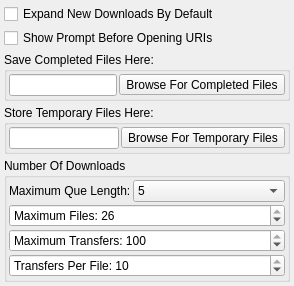
     <widget class="QWidget" name="pageDownloads">
      <layout class="QGridLayout" name="gridLayout_31">
       <property name="margin">
        <number>4</number>
       </property>
       <property name="spacing">
        <number>4</number>
       </property>
       <item row="0" column="1">
        <widget class="QCheckBox" name="checkBoxExpandDownloads">
         <property name="text">
          <string>Expand New Downloads By Default</string>
         </property>
         <property name="checked">
          <bool>false</bool>
         </property>
        </widget>
       </item>
       <item row="2" column="1">
        <widget class="QGroupBox" name="groupBoxSaveFolder">
         <property name="maximumSize">
          <size>
           <width>16777215</width>
           <height>16777215</height>
          </size>
         </property>
         <property name="title">
          <string>Save Completed Files Here:</string>
         </property>
         <layout class="QGridLayout" name="gridLayout_55">
          <property name="margin">
           <number>2</number>
          </property>
          <property name="spacing">
           <number>2</number>
          </property>
          <item row="0" column="0">
           <widget class="QLineEdit" name="lineEditSaveFolder">
            <property name="readOnly">
             <bool>true</bool>
            </property>
           </widget>
          </item>
          <item row="0" column="1">
           <widget class="QToolButton" name="toolButtonSaveBrowse">
            <property name="text">
             <string>Browse For Completed Files</string>
            </property>
            <property name="icon">
             <iconset resource="Resource.qrc">
              <normaloff>:/Resource/Library/BrowseFolder.png</normaloff>:/Resource/Library/BrowseFolder.png</iconset>
            </property>
            <property name="iconSize">
             <size>
              <width>24</width>
              <height>24</height>
             </size>
            </property>
           </widget>
          </item>
         </layout>
        </widget>
       </item>
       <item row="3" column="1">
        <widget class="QGroupBox" name="groupBoxTempFolder">
         <property name="maximumSize">
          <size>
           <width>16777215</width>
           <height>16777215</height>
          </size>
         </property>
         <property name="title">
          <string>Store Temporary Files Here:</string>
         </property>
         <layout class="QGridLayout" name="gridLayout_56">
          <property name="margin">
           <number>2</number>
          </property>
          <property name="spacing">
           <number>2</number>
          </property>
          <item row="0" column="0">
           <widget class="QLineEdit" name="lineEditTempFolder">
            <property name="readOnly">
             <bool>true</bool>
            </property>
           </widget>
          </item>
          <item row="0" column="1">
           <widget class="QToolButton" name="toolButtonTempBrowse">
            <property name="text">
             <string>Browse For Temporary Files</string>
            </property>
            <property name="icon">
             <iconset resource="Resource.qrc">
              <normaloff>:/Resource/Library/BrowseFolder.png</normaloff>:/Resource/Library/BrowseFolder.png</iconset>
            </property>
            <property name="iconSize">
             <size>
              <width>24</width>
              <height>24</height>
             </size>
            </property>
           </widget>
          </item>
         </layout>
        </widget>
       </item>
       <item row="4" column="1">
        <widget class="QGroupBox" name="groupBoxNumberDownloads">
         <property name="maximumSize">
          <size>
           <width>16777215</width>
           <height>16777215</height>
          </size>
         </property>
         <property name="title">
          <string>Number Of Downloads</string>
         </property>
         <layout class="QGridLayout" name="gridLayout_58">
          <property name="margin">
           <number>2</number>
          </property>
          <property name="spacing">
           <number>2</number>
          </property>
          <item row="0" column="0">
           <layout class="QGridLayout" name="gridLayoutNumberDownloads">
            <item row="0" column="0">
             <widget class="QLabel" name="labelMaxQue">
              <property name="text">
               <string>Maximum Que Length:</string>
              </property>
              <property name="buddy">
               <cstring>comboBoxQueLength</cstring>
              </property>
             </widget>
            </item>
            <item row="0" column="1">
             <widget class="QComboBox" name="comboBoxQueLength">
              <property name="sizePolicy">
               <sizepolicy hsizetype="MinimumExpanding" vsizetype="Fixed">
                <horstretch>0</horstretch>
                <verstretch>0</verstretch>
               </sizepolicy>
              </property>
              <item>
               <property name="text">
                <string>5</string>
               </property>
              </item>
              <item>
               <property name="text">
                <string>10</string>
               </property>
              </item>
              <item>
               <property name="text">
                <string>20</string>
               </property>
              </item>
              <item>
               <property name="text">
                <string>MAX</string>
               </property>
              </item>
             </widget>
            </item>
            <item row="1" column="0" colspan="2">
             <widget class="QSpinBox" name="spinBoxMaxFiles">
              <property name="prefix">
               <string>Maximum Files: </string>
              </property>
              <property name="minimum">
               <number>1</number>
              </property>
              <property name="maximum">
               <number>26</number>
              </property>
              <property name="value">
               <number>26</number>
              </property>
             </widget>
            </item>
            <item row="2" column="0" colspan="2">
             <widget class="QSpinBox" name="spinBoxMaxTransfers">
              <property name="prefix">
               <string>Maximum Transfers: </string>
              </property>
              <property name="minimum">
               <number>1</number>
              </property>
              <property name="maximum">
               <number>100</number>
              </property>
              <property name="value">
               <number>100</number>
              </property>
             </widget>
            </item>
            <item row="3" column="0" colspan="2">
             <widget class="QSpinBox" name="spinBoxTransfersPerFile">
              <property name="prefix">
               <string>Transfers Per File: </string>
              </property>
              <property name="minimum">
               <number>1</number>
              </property>
              <property name="maximum">
               <number>10</number>
              </property>
              <property name="value">
               <number>10</number>
              </property>
             </widget>
            </item>
           </layout>
          </item>
         </layout>
        </widget>
       </item>
       <item row="1" column="1">
        <widget class="QCheckBox" name="checkBoxURIPrompt">
         <property name="text">
          <string>Show Prompt Before Opening URIs</string>
         </property>
         <property name="checked">
          <bool>false</bool>
         </property>
        </widget>
       </item>
      </layout>
     </widget>
